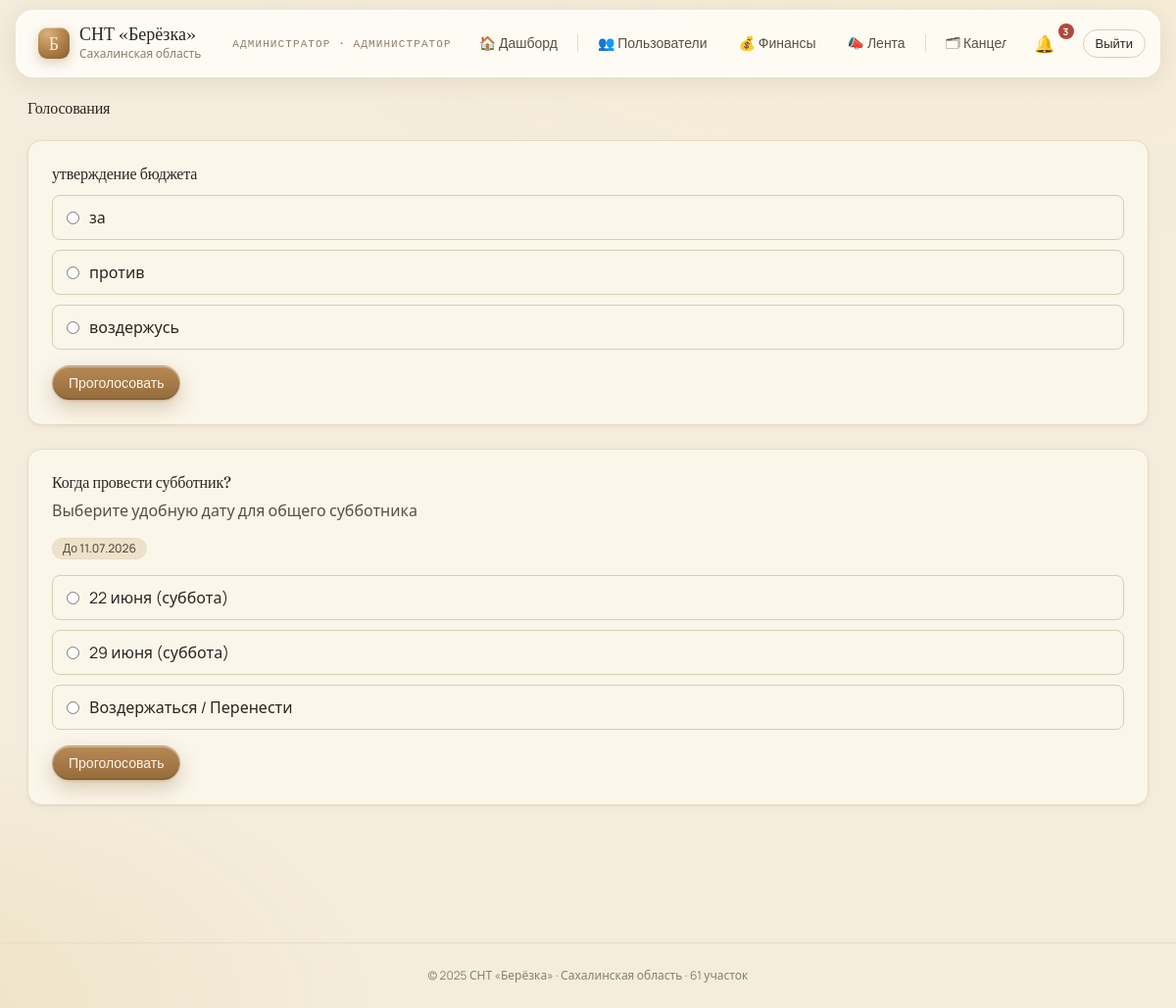
Screenshot of /votes (signed in) with the database file from the repository.
### tables this page shows
CREATE TABLE `votes` (
  `id` int(11) NOT NULL AUTO_INCREMENT,
  `title` varchar(255) NOT NULL,
  `description` text DEFAULT NULL,
  `status` enum('draft','active','closed') DEFAULT 'draft',
  `created_by` int(11) NOT NULL,
  `created_at` timestamp NOT NULL DEFAULT current_timestamp(),
  `started_at` timestamp NULL DEFAULT NULL,
  `ended_at` timestamp NULL DEFAULT NULL,
  `results_visible` tinyint(1) DEFAULT 0 COMMENT 'Видны ли результаты',
  PRIMARY KEY (`id`),
  KEY `created_by` (`created_by`),
  KEY `idx_status` (`status`),
  KEY `idx_created` (`created_at`),
  CONSTRAINT `votes_ibfk_1` FOREIGN KEY (`created_by`) REFERENCES `users` (`id`)
);

CREATE TABLE `votes_options` (
  `id` int(11) NOT NULL AUTO_INCREMENT,
  `vote_id` int(11) NOT NULL,
  `option_text` varchar(255) NOT NULL,
  `vote_count` int(11) DEFAULT 0,
  PRIMARY KEY (`id`),
  KEY `idx_vote` (`vote_id`),
  CONSTRAINT `votes_options_ibfk_1` FOREIGN KEY (`vote_id`) REFERENCES `votes` (`id`) ON DELETE CASCADE
);

### utils.php (called while the page is built, shortened)
<?php
function renderTemplate(string $page, array $data = []): void
{
    include BASE_PATH . '/templates/layout.html.php';
}
function e(string $str): string
{
    return htmlspecialchars($str, ENT_QUOTES, 'UTF-8');
}

### src/controllers/MemberController.php (called while the page is built, shortened)
<?php
class MemberController {
    public static function votes(): void {
        $votes  = Vote::active();
        $userId = getCurrentUser()['id'];
        $userVotes = [];
        renderTemplate('member/votes', ['votes' => $votes, 'userId' => $userId, 'flash' => getFlash(), 'userVotes' => $userVotes]);
    }
}

### public/index.php (called while the page is built, shortened)
<?php
require_once BASE_PATH . '/router.php';

### src/models/Vote.php (called while the page is built, shortened)
<?php
class Vote {
    public static function active(): array {
        $db = DatabaseConnection::get();
        $result = $db->query("SELECT v.*, (SELECT COUNT(*) FROM votes_participants vp WHERE vp.vote_id = v.id) AS total_votes FROM votes v WHERE v.status = 'active' ORDER BY v.created_at DESC");
        $votes = [];
        while ($row = $result->fetch_assoc()) {
            $voteId = (int)$row['id'];
            $stmt = $db->prepare("SELECT * FROM votes_options WHERE vote_id = ?");
            $stmt->bind_param('i', $voteId);
            $stmt->execute();
            $opts = $stmt->get_result();
            $row['options'] = [];
            while ($opt = $opts->fetch_assoc()) $row['options'][] = $opt;
            $votes[] = $row;
        }
        return $votes;
    }
}

### templates/pages/member/votes.html.php (the view, shortened to what this page needs)
<?php
$userVotes = $userVotes ?? [];
?>
<div class="fade-up">
  <h2 style="margin-bottom:24px">Голосования</h2>
  <?php if (empty($votes)): ?>
    <div style="text-align:center;padding:64px 0;color:var(--ink-mute)">Нет активных голосований.</div>
  <?php else: ?>
    <div style="display:flex;flex-direction:column;gap:24px">
      <?php foreach ($votes as $vote):
        $voteId     = (int)($vote['id'] ?? 0);
        $hasVoted   = isset($userVotes[$voteId]);
        $options    = $vote['options'] ?? [];
        $totalVotes = array_sum(array_column($options, 'vote_count'));
      ?>
        <div class="card" style="padding:24px">
          <div style="margin-bottom:12px">
            <h3 style="margin:0 0 6px"><?= e($vote['title']) ?></h3>
            <?php if (!empty($vote['description'])): ?>
              <p style="color:var(--ink-soft);margin:0;line-height:1.6"><?= nl2br(e($vote['description'])) ?></p>
            <?php endif ?>
          </div>
          <?php if (!empty($vote['ended_at'])): ?>
            <div style="margin-bottom:16px">
              <span class="pill">До <?= date('d.m.Y', strtotime($vote['ended_at'])) ?></span>
            </div>
          <?php endif ?>
          <?php if ($hasVoted): ?>
            <div>
              <div style="font-size:13px;color:var(--ink-soft);margin-bottom:12px;font-weight:500">Вы уже проголосовали. Результаты:</div>
              <?php foreach ($options as $opt):
                $count = (int)($opt['vote_count'] ?? 0);
                $pct   = $totalVotes > 0 ? round($count / $totalVotes * 100) : 0;
              ?>
                <div style="margin-bottom:12px">
                  <div style="display:flex;justify-content:space-between;margin-bottom:4px;font-size:14px">
                    <span><?= e($opt['option_text']) ?></span>
                    <span class="mono" style="color:var(--ink-soft)"><?= $count ?> (<?= $pct ?>%)</span>
                  </div>
                  <div style="height:8px;background:var(--bg-warm);border-radius:4px;overflow:hidden">
                    <div style="height:100%;width:<?= $pct ?>%;background:var(--accent);border-radius:4px;transition:width .4s"></div>
                  </div>
                </div>
              <?php endforeach ?>
              <div style="font-size:12px;color:var(--ink-mute);margin-top:8px">Всего голосов: <?= $totalVotes ?></div>
            </div>
          <?php else: ?>
            <form method="POST" action="/votes">
              <div style="display:flex;flex-direction:column;gap:10px;margin-bottom:16px">
                <?php foreach ($options as $opt): ?>
                  <label style="display:flex;align-items:center;gap:10px;cursor:pointer;padding:10px 14px;border-radius:8px;border:1px solid var(--line);transition:background .15s"
                         onmouseover="this.style.background='var(--bg-warm)'" onmouseout="this.style.background=''">
                    <input type="radio" name="option_id" value="<?= (int)$opt['id'] ?>" required>
                    <span><?= e($opt['option_text']) ?></span>
                  </label>
                <?php endforeach ?>
              </div>
              <button type="submit" class="btn primary">Проголосовать</button>
            </form>
          <?php endif ?>
        </div>
      <?php endforeach ?>
    </div>
  <?php endif ?>
</div>

### public/css/style.css (style rules this page uses)
:root { --bg: #f4ecdc; --bg-soft: #f9f3e6; --bg-warm: #ede2c9; --paper: #fbf6ea; --ink: #2b2620; --ink-soft: #5a4f43; --ink-mute: #8b7e6b; --line: #d9cdb2; --line-soft: #e6dcc4; --accent: #a87842; --accent-deep: #7a5429; --good: #6b8a4e; --warn: #b86b3a; --bad: #b04a3a; --shadow-1: 0 1px 2px rgba(82,60,30,.06), 0 2px 8px rgba(82,60,30,.04); --shadow-2: 0 4px 16px rgba(82,60,30,.08), 0 1px 2px rgba(82,60,30,.05); --radius: 14px; --radius-sm: 10px; }
*, *::before, *::after { box-sizing: border-box; }
html, body { margin: 0; padding: 0; background: var(--bg); color: var(--ink); font-family: 'Manrope', system-ui, sans-serif; -webkit-font-smoothing: antialiased; }
body { background: radial-gradient(1200px 600px at 80% -10%, #f7ecd3 0%, transparent 60%), radial-gradient(900px 500px at -10% 100%, #efe2c4 0%, transparent 55%), var(--bg); min-height: 100vh; }
h1, h2, h3, h4 { font-family: 'Fraunces', Georgia, serif; font-weight: 500; letter-spacing: -0.01em; margin: 0; color: var(--ink); }
h2 { font-size: 28px; line-height: 1.15; }
h3 { font-size: 20px; line-height: 1.2; }
p { margin: 0; color: var(--ink-soft); line-height: 1.55; }
.card { background: var(--paper); border: 1px solid var(--line-soft); border-radius: var(--radius); box-shadow: var(--shadow-1); }
.btn { display: inline-flex; align-items: center; gap: 8px; padding: 10px 16px; border-radius: 999px; font: 500 14px/1 'Manrope', sans-serif; color: var(--ink); cursor: pointer; background: linear-gradient(180deg, rgba(255,253,247,.85), rgba(248,238,217,.65)); border: 1px solid rgba(255,255,255,.7); backdrop-filter: blur(10px) saturate(140%); -webkit-backdrop-filter: blur(10px) saturate(140%); box-shadow: inset 0 1px 0 rgba(255,255,255,.85), inset 0 -1px 0 rgba(170,130,70,.18), 0 1px 2px rgba(82,60,30,.06), 0 6px 16px rgba(82,60,30,.06); transition: transform .18s ease, box-shadow .18s ease; user-select: none; text-decoration: none; }
.btn.primary { color: var(--paper); background: linear-gradient(180deg, rgba(180,130,75,.95), rgba(140,95,45,.92)); border: 1px solid rgba(255,255,255,.35); box-shadow: inset 0 1px 0 rgba(255,255,255,.4), inset 0 -1px 0 rgba(60,40,15,.4), 0 1px 2px rgba(82,60,30,.1), 0 8px 20px rgba(120,80,30,.25); }
.pill { display: inline-flex; align-items: center; gap: 6px; padding: 4px 10px; border-radius: 999px; font: 500 12px/1 'Manrope', sans-serif; background: var(--bg-warm); color: var(--ink-soft); border: 1px solid var(--line-soft); }
.fade-up { animation: fadeUp .45s cubic-bezier(.2,.7,.2,1) both; }
:root { --border: var(--line-soft); --good-soft: #e6efd5; --bad-soft: #f5d5cc; --warn-soft: #f6e3c8; --accent-soft: #f7ecd3; }
h1, h2, h3, h4, p, td, th, .kpi .value { overflow-wrap: break-word; word-break: break-word; }

### rows the page displays
votes: title "утверждение бюджета"
votes_options: option_text "за"
votes_options: option_text "против"
votes_options: option_text "воздержусь"
votes: title "Когда провести субботник?", description "Выберите удобную дату для общего субботника", ended_at "11.07.2026"
votes_options: option_text "22 июня (суббота)"
votes_options: option_text "29 июня (суббота)"
votes_options: option_text "Воздержаться / Перенести"

### other values shown
$_SESSION['user']['full_name'] "АДМИНИСТРАТОР"
$roleLabel "АДМИНИСТРАТОР"
$unread "3"
